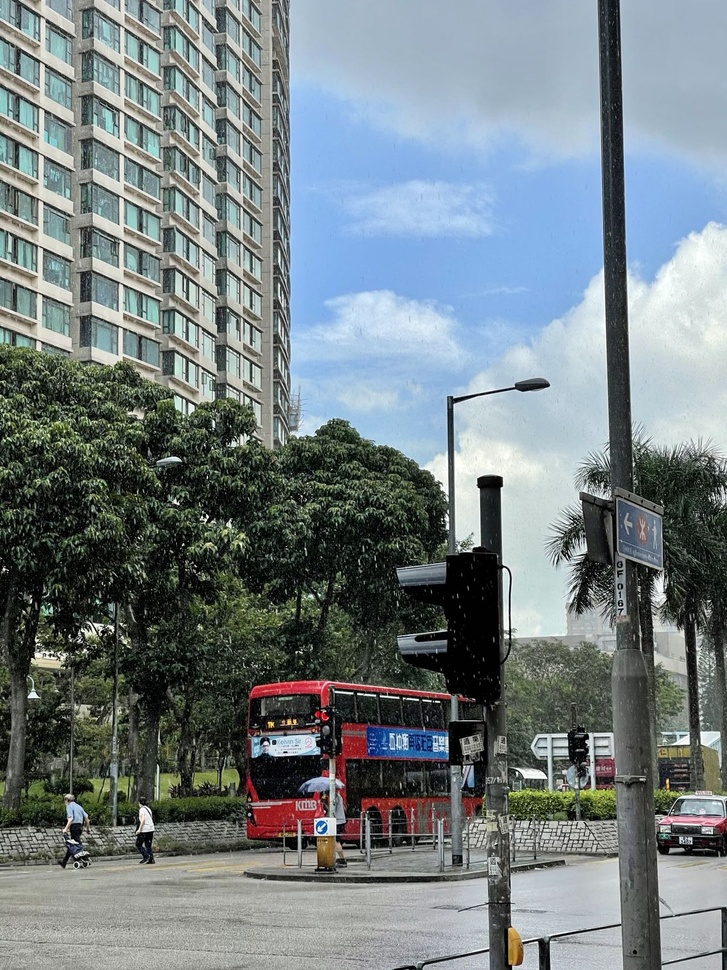
#> input picture computer_vision/rain.jpeg, 727 x 970 px, shrunk from 1279 x 1706 before the run
$ python filter.py
#> lines starting #> are read from the running program, lines starting #| are printed output that depends on the picture
from PIL import Image # pillow package
import numpy as np
from scipy import ndimage

def read_img_as_array(file):
    '''read image and convert it to numpy array with dtype np.float64'''
#> called with file = 'rain.jpeg'
    img = Image.open(file)
#> img is the input picture: PIL image 727x970 RGB; mean R, G, B 116.8, 127.6, 130.7
    arr = np.asarray(img, dtype=np.float64)
#> in sharpen, `detailed_arr = img - gaussian_filtered_arr`:
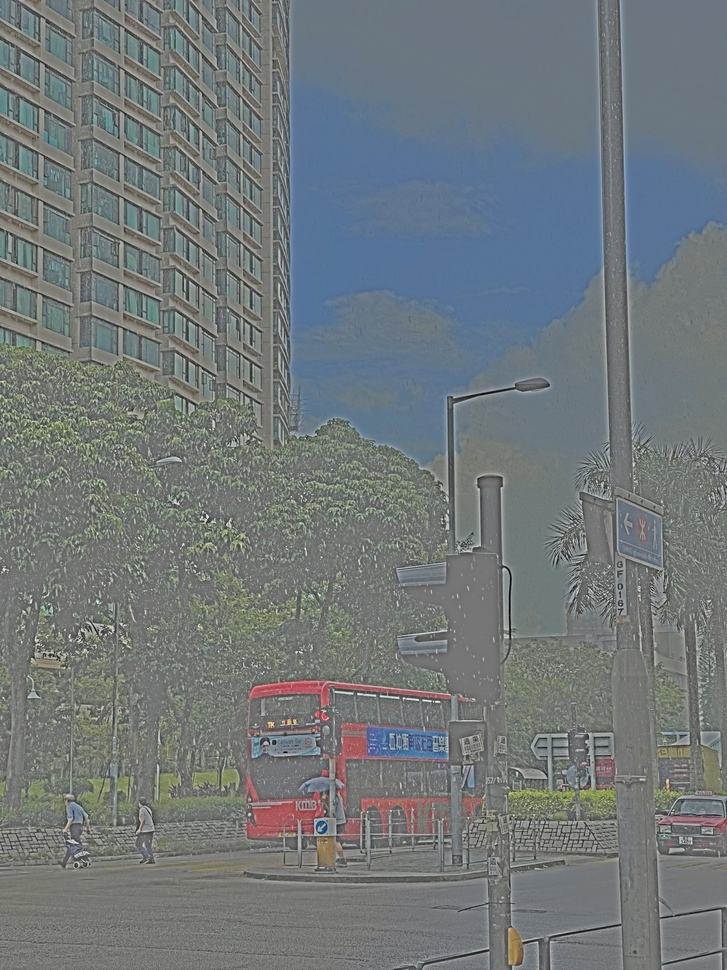
#> detailed_arr: shape (970, 727, 3) float64; mean R, G, B -8.2, 2.6, 5.6; drawn with min black and max white
#> in sharpen, `arr[arr < 0] = 0`:
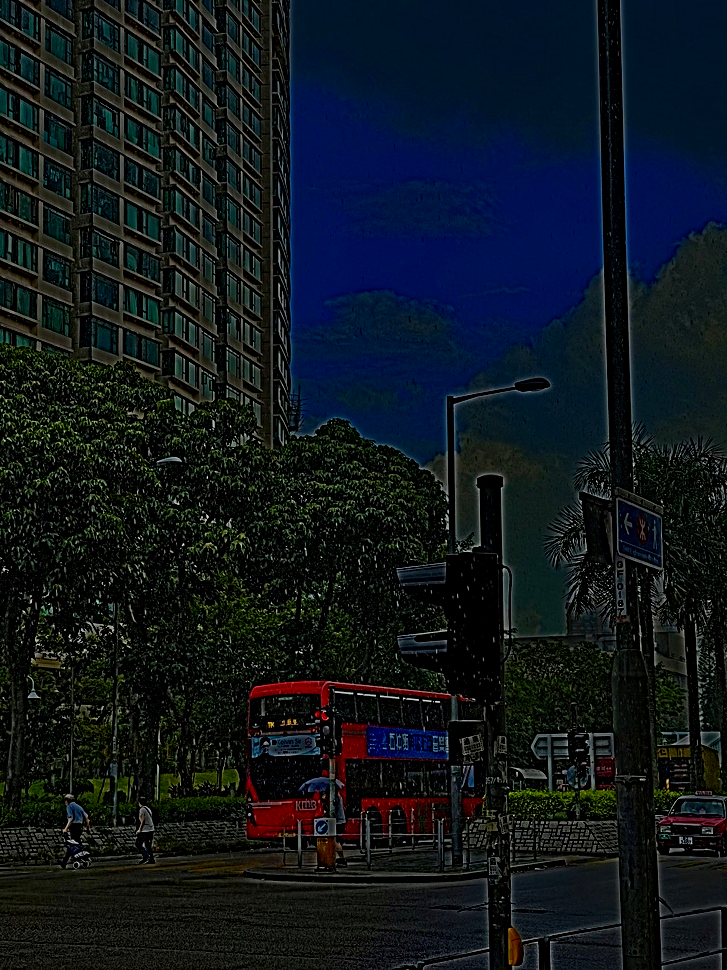
#> arr: shape (970, 727, 3) float64; mean R, G, B 144.4, 213.4, 266.3; drawn with min black and max white
#> in sharpen, `arr[arr > 255] = 255`:
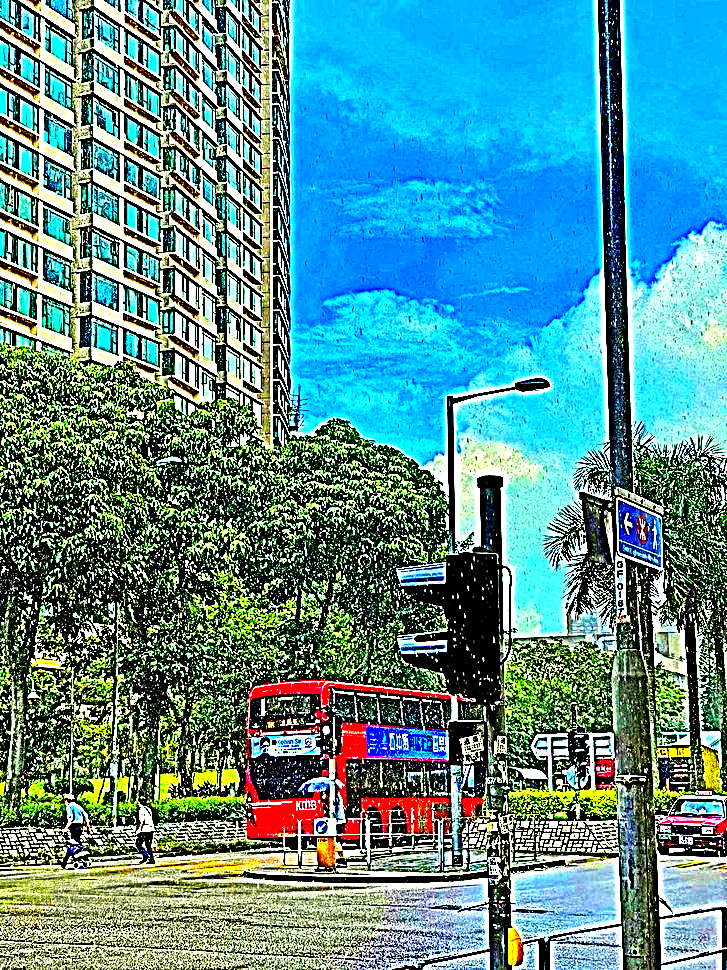
#> arr: shape (970, 727, 3) float64; mean R, G, B 86.7, 143.2, 145.3
    return arr

def save_array_as_img(arr, file):
    min, max = arr.min(), arr.max()
    if min < 0 or max > 255:  # make sure arr falls in [0,255]
        arr = (arr - min)/(max-min)*255

    arr = arr.astype(np.uint8)
    img = Image.fromarray(arr)
    img.save(file)

def show_array_as_img(arr, rescale='minmax'):

    # make sure arr falls in [0,255]
#> called with rescale = 'minmax'
    min, max = arr.min(), arr.max()
#> min = 0; max = 255
    if min < 0 or max > 255:
        arr = (arr - min)/(max-min)*255

    arr = arr.astype(np.uint8)
#> in save_array_as_img, `min, max = arr.min(), arr.max()`: min = 0; max = 255
    img = Image.fromarray(arr)
    img.show()

def rgb2gray(arr):
    R = arr[:, :, 0] # red channel
    G = arr[:, :, 1] # green channel
    B = arr[:, :, 2] # blue channel
    gray = 0.2989*R + 0.5870*G + 0.1140*B
    return gray

#########################################
## Please complete following functions ##
#########################################


def median_filter(img, s):
    '''Perform median filter of size s x s to image 'arr', and return the filtered image.'''
#> called with s = 5
    # TODO: Please complete this function.
    if s % 2 == 0:
        raise ValueError('the filter size cannot be a even number')
    ind = s // 2
    r_arr = img[:, :, 0]
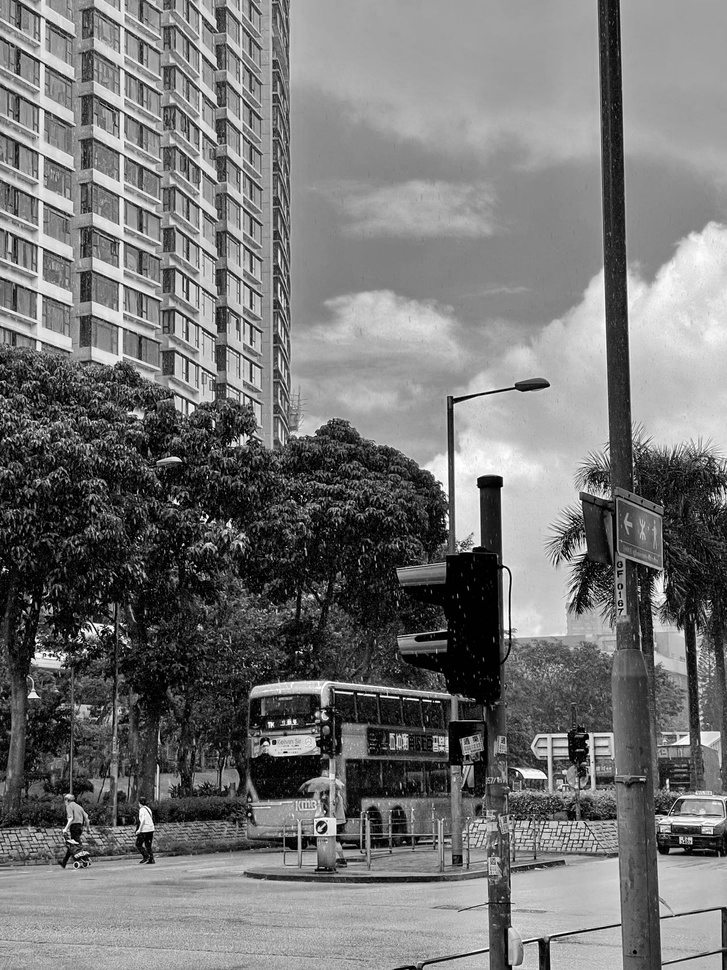
#> r_arr: shape (970, 727) float64; min 0, max 255, mean 116.8
    g_arr = img[:, :, 1]
    b_arr = img[:, :, 2]
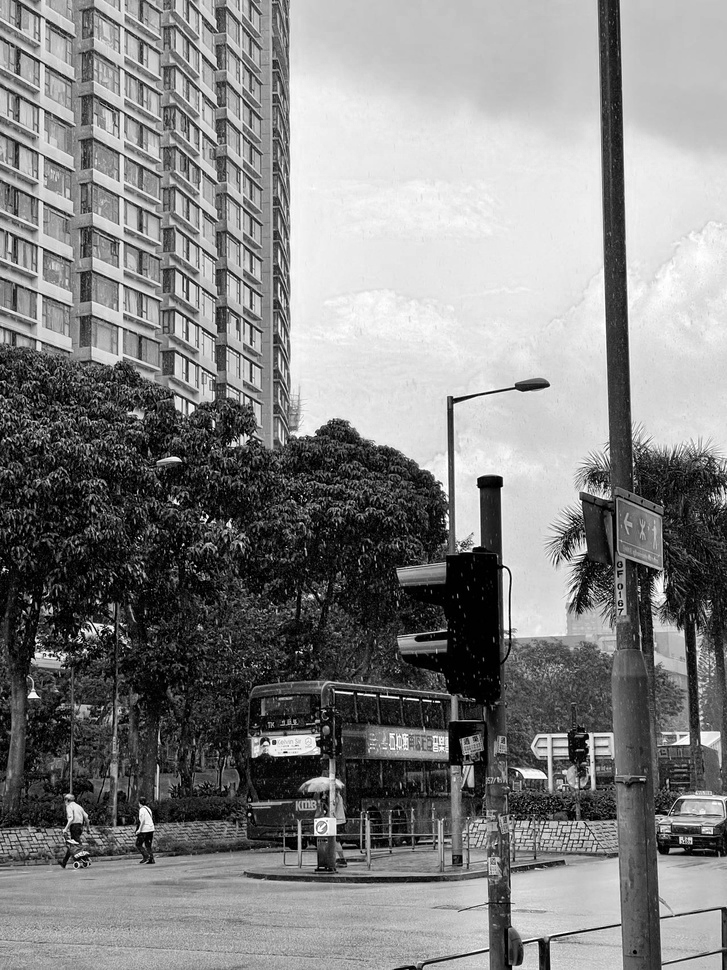
#> b_arr: shape (970, 727) float64; min 0, max 255, mean 130.7
    x, y = img.shape[0:2]
#> x = 970; y = 727
    rgb_output = [np.zeros((x, y)), np.zeros((x, y)), np.zeros((x, y))]
    for index, rgb_arr in enumerate([r_arr, g_arr, b_arr]):
        for i in range(x):
            for j in range(y):
                temp = []
                for k in range(s):
                    if i + k - ind < 0 or i + k - ind > x - 1:
                        for _ in range(s):
                            temp.append(0)  # zero padding
                    else:
                        if j + k - ind < 0 or j + ind > y - 1:
                            temp.append(0)  # zero padding
                        else:
                            for z in range(s):
                                temp.append(rgb_arr[i + k - ind][j + z - ind])

                temp.sort()
                rgb_output[index][i][j] = temp[len(temp) // 2]  # select the median of the temp
#> this loop made 3 passes
#> after the loop, rgb_output = 3 items
    arr = np.dstack((rgb_output[0], rgb_output[1], rgb_output[2]))
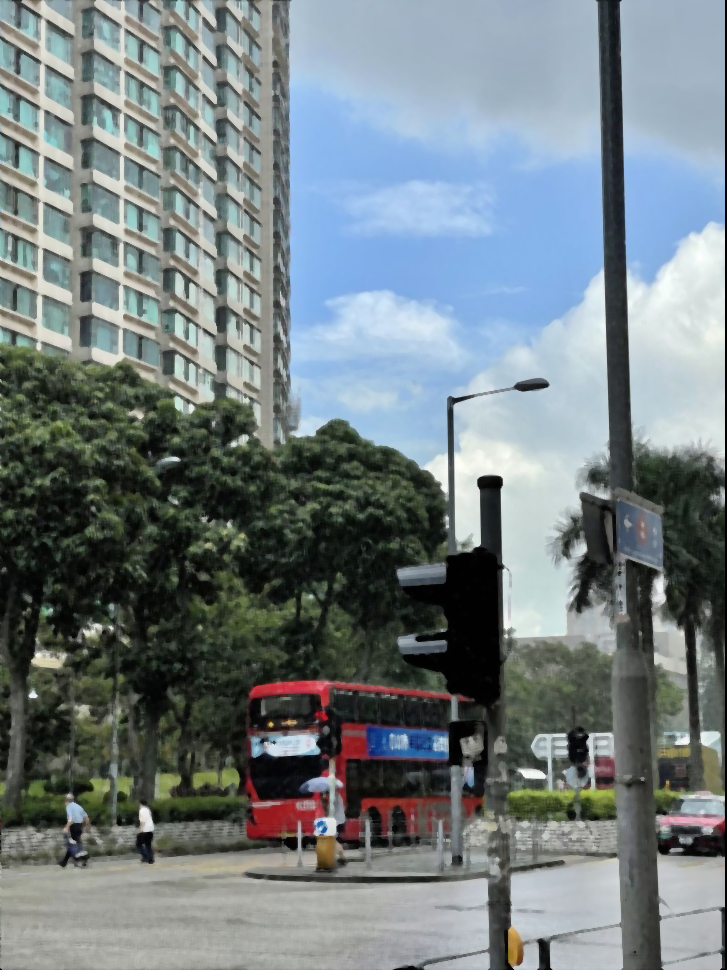
#> arr: shape (970, 727, 3) float64; mean of channels 0, 1, 2 115.5, 126.3, 129.4; drawn as R, G, B
    return arr

def sharpen(img, sigma, alpha):
    '''Sharpen the image. 'sigma' is the standard deviation of Gaussian filter. 'alpha' controls how much details to add.'''
    # TODO: Please complete this function.
    gaussian_filtered_arr = ndimage.gaussian_filter(img, sigma=sigma)
    detailed_arr = img - gaussian_filtered_arr
    arr = img + alpha * detailed_arr
    arr[arr < 0] = 0
    arr[arr > 255] = 255
    return arr


img = read_img_as_array('rain.jpeg')
#TODO: finish assignment Part I.
sharpend_img = sharpen(img, 3, 10)
show_array_as_img(sharpend_img)
save_array_as_img(sharpend_img, 'sharpened.jpg')

median_filtered_img = median_filter(img, 5)
show_array_as_img(median_filtered_img)
save_array_as_img(median_filtered_img, 'derained.jpg')
